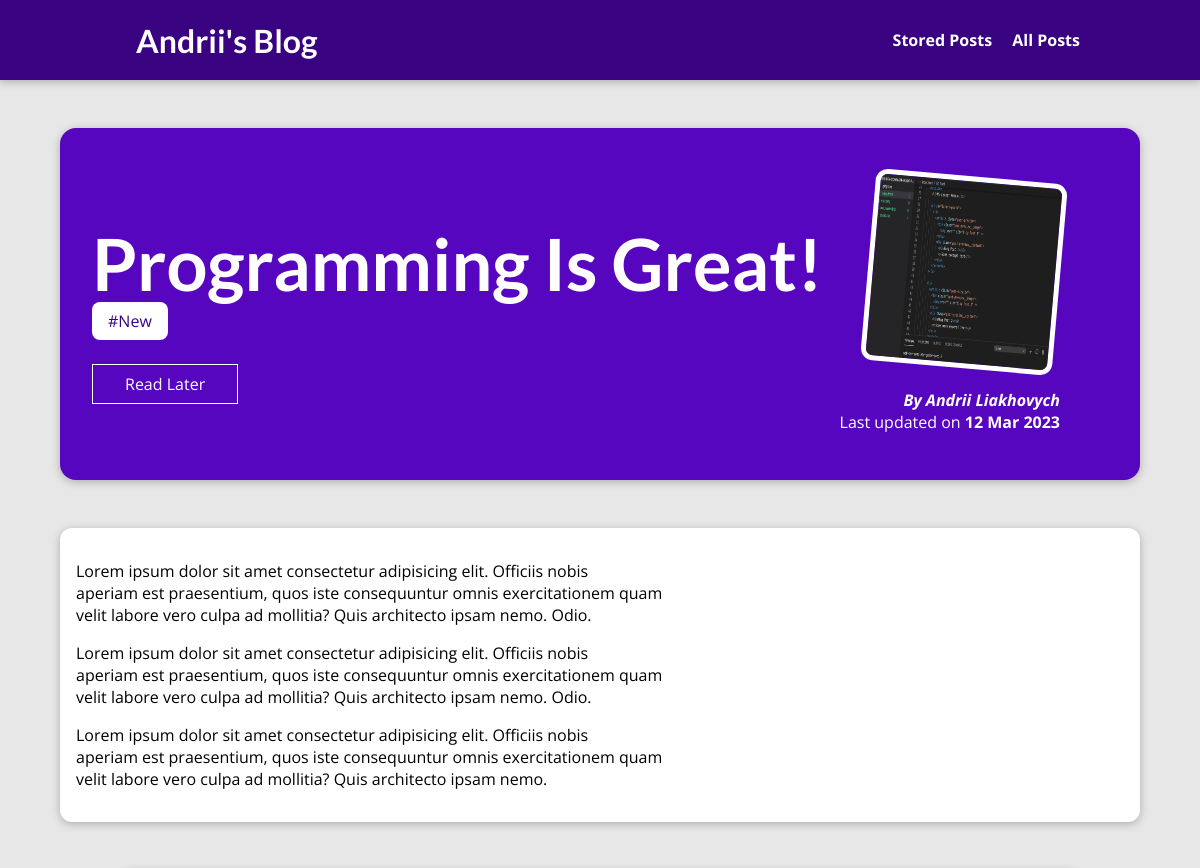
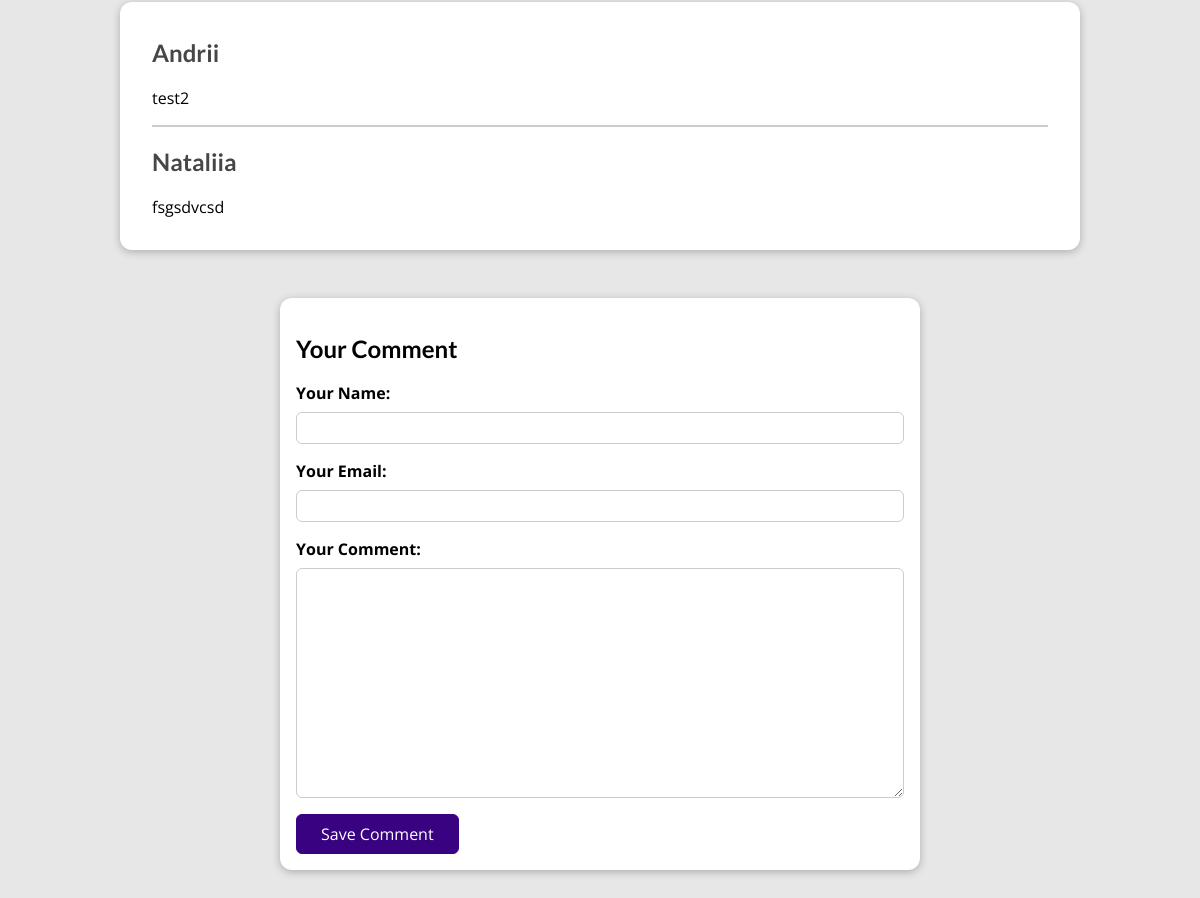
Page /posts/programming-is-fun on the committed database (2 pictures, top to bottom).
### blog/models.py (models this page shows, shortened)
class Post(models.Model):
    title = models.CharField(max_length=150)
    excerpt = models.CharField(max_length=200)
    image = models.ImageField(upload_to='posts', null=True)
    date = models.DateField(auto_now=True)
    slug = models.SlugField(unique=True, db_index=True)
    content = models.TextField(validators=[MinLengthValidator(10)])
    author = models.ForeignKey(
        Author, on_delete=models.SET_NULL, null=True, related_name='posts')
    tags = models.ManyToManyField(Tag)

class Tag(models.Model):
    caption = models.CharField(max_length=30)

class Author(models.Model):
    first_name = models.CharField(max_length=100)
    last_name = models.CharField(max_length=100)
    email_address = models.EmailField()
    def full_name(self):
        return f"{self.first_name} {self.last_name}"
    def __str__(self):
        return self.full_name()

class Comment(models.Model):
    user_name = models.CharField(max_length=120)
    user_email = models.EmailField()
    text = models.TextField(max_length=400)
    post = models.ForeignKey(
        Post, on_delete=models.CASCADE, related_name='comments')

### blog/views.py (the view, shortened to what this page needs)
# urls.py: path('posts/<slug:slug>', views.SinglePostView.as_view(),
class SinglePostView(View):
    def is_stored_post(self, request, post_id):
        stored_posts = request.session.get("stored_posts")
        if stored_posts is not None:
            is_saved_for_later = post_id in stored_posts
        else:
            is_saved_for_later = False
        return is_saved_for_later
    def get(self, request, slug):
        post = Post.objects.get(slug=slug)
        context = {
            "post": post,
            "post_tags": post.tags.all(),
            "comment_form": CommentForm(),
            "comments": post.comments.all().order_by("-id"),
            "saved_for_later": self.is_stored_post(request, post.id)
        }
        return render(request, "blog/post-detail.html", context)

### blog/forms.py
class CommentForm(forms.ModelForm):
    class Meta:
        model = Comment
        exclude = ["post"]
        labels = {
            "user_name": "Your Name",
            "user_email": "Your Email",
            "text": "Your Comment"
        }

### blog/templates/blog/post-detail.html (shortened to what this page needs)
{% extends "base.html" %}
{% load static %}
{% block css_files %}
    <link rel="stylesheet" href="{% static "blog/post-detail.css" %}" />
{% endblock %}
{% block content %}
<section id="summary">
    <h2>{{post.title}}</h2>
    <div>
        {% for tag in post_tags %}
            <span class='tag'>
                #{{tag.caption}}
            </span>
        {% endfor %}
    </div>
    <div id="read-later">
      <form action="{% url "read-later" %}" method="POST">
        <button>
          {% if saved_for_later %}
            Remove from "Read Later" List
          {% else %}
            Read Later
          {% endif %}
        </button>
      </form>
    </div>
    <article>
        <img src="{{post.image.url}}" alt="{{post.title}}" />
        <address>By <a href="mailto:{{post.author.email_address}}">{{post.author}}</a></address>
        <div>Last updated on <time>{{post.date|date:'d M Y'}}</time></div>
    </article>
</section>
<main>
  {{post.content|linebreaks}}
</main>
<section id="comments">
  <ul>
    {% for comment in comments %}
      <li>
        <h2>{{ comment.user_name }}</h2>
        <p>{{ comment.text|linebreaks }}</p>
      </li>
    {% endfor %}
  </ul>
</section>
<section id="comment-form">
  <h2>Your Comment</h2>
  <form action="{% url "post-detail-page" post.slug %}" method="POST">
    {% for form_field in comment_form %}
      <div class="form-control {% if form_field.errors %}invalid{% endif %}">
        {{ form_field.label_tag }}
        {{ form_field }}
      </div>
    {% endfor %}
    <button>Save Comment</button>
  </form>
</section>
{% endblock %}

### static/app.css (style rules this page uses)
* { box-sizing: border-box; }
html { font-family: 'Open Sans', 'Lato', sans-serif; }
body { margin: 0; }
h1, h2, h3 { font-family: 'Lato', sans-serif; font-weight: bold; }

### blog/static/blog/post-detail.css (style rules this page uses)
body { background-color: #e7e7e7; }
#summary { margin: 8rem auto 3rem auto; padding: 2rem; width: 90%; max-width: 90rem; border-radius: 16px; background-color: #5706c0; position: relative; box-shadow: 0 2px 8px rgba(0, 0, 0, 0.25); height: 22rem; }
#summary h2 { color: white; font-size: 4.5rem; margin-bottom: 0.25rem; }
#summary article { position: absolute; top: 2rem; right: 3rem; padding: 1rem 2rem; border-radius: 12px; text-align: right; color: white; }
#summary article img { width: 12rem; height: 12rem; border-radius: 12px; transform: rotateZ(5deg); border: 5px solid white; margin-bottom: 1rem; }
#summary address { font-weight: bold; }
#summary a { color: white; text-decoration: none; }
#summary time { font-weight: bold; }
#read-later { margin: 2rem 0; }
#read-later button { background-color: transparent; border: 1px solid white; padding: 0.5rem 2rem; font: inherit; color: white; cursor: pointer; }
main { width: 90%; max-width: 90rem; margin: 3rem auto; background-color: white; padding: 1rem; border-radius: 12px; box-shadow: 0 2px 8px rgba(0, 0, 0, 0.25); }
.tag { background-color: white; color: #390281; padding: 0.5rem 1rem; border-radius: 8px; }
#comment-form { margin: 3rem auto; width: 90%; max-width: 40rem; border-radius: 12px; background-color: white; box-shadow: 0 2px 8px rgba(0, 0, 0, 0.25); padding: 1rem; }
#comment-form button { font: inherit; background-color: #390281; color: white; border: 1px solid #390281; padding: 0.5rem 1.5rem; border-radius: 6px; cursor: pointer; }
.form-control { margin-bottom: 1rem; }
.form-control label { font-weight: bold; margin-bottom: 0.5rem; display: block; }
.form-control input, .form-control textarea { display: block; width: 100%; font: inherit; padding: 0.25rem; border-radius: 6px; border: 1px solid #ccc; }
#comments { margin: 3rem auto; width: 90%; max-width: 60rem; border-radius: 12px; background-color: white; box-shadow: 0 2px 8px rgba(0, 0, 0, 0.25); padding: 1rem 2rem; }
#comments ul { list-style: none; margin: 0; padding: 0; }
#comments li { margin-bottom: 1rem; border-bottom: 2px solid #ccc; }
#comments li:last-of-type { border-bottom: none; }
#comments h2 { color: #464646; }

### rows in the picture
Post: title "Programming Is Great!", image (picture), author "Andrii Liakhovych", date "12 Mar 2023", content "Lorem ipsum dolor sit amet consectetur adipisicing elit. Officiis nobis aperiam est praesentium, quos iste consequuntur omnis exercitationem quam velit labore vero culpa ad mollitia? Quis architecto ipsam nemo. Odio. Lorem ipsum dolor sit amet consectetur adipisicing elit. Officiis nobis aperiam est praesentium, quos iste consequuntur omnis exercitationem quam velit labore vero culpa ad mollitia? Quis architecto ipsam nemo. Odio. Lorem ipsum dolor sit amet consectetur adipisicing elit. Officiis nobis aperiam est praesentium, quos iste consequuntur omnis exercitationem quam velit labore vero culpa ad mollitia? Quis architecto ipsam nemo."
Tag: caption "New"
Comment: user_name "Andrii", text "test2"
Comment: user_name "Nataliia", text "fsgsdvcsd"
